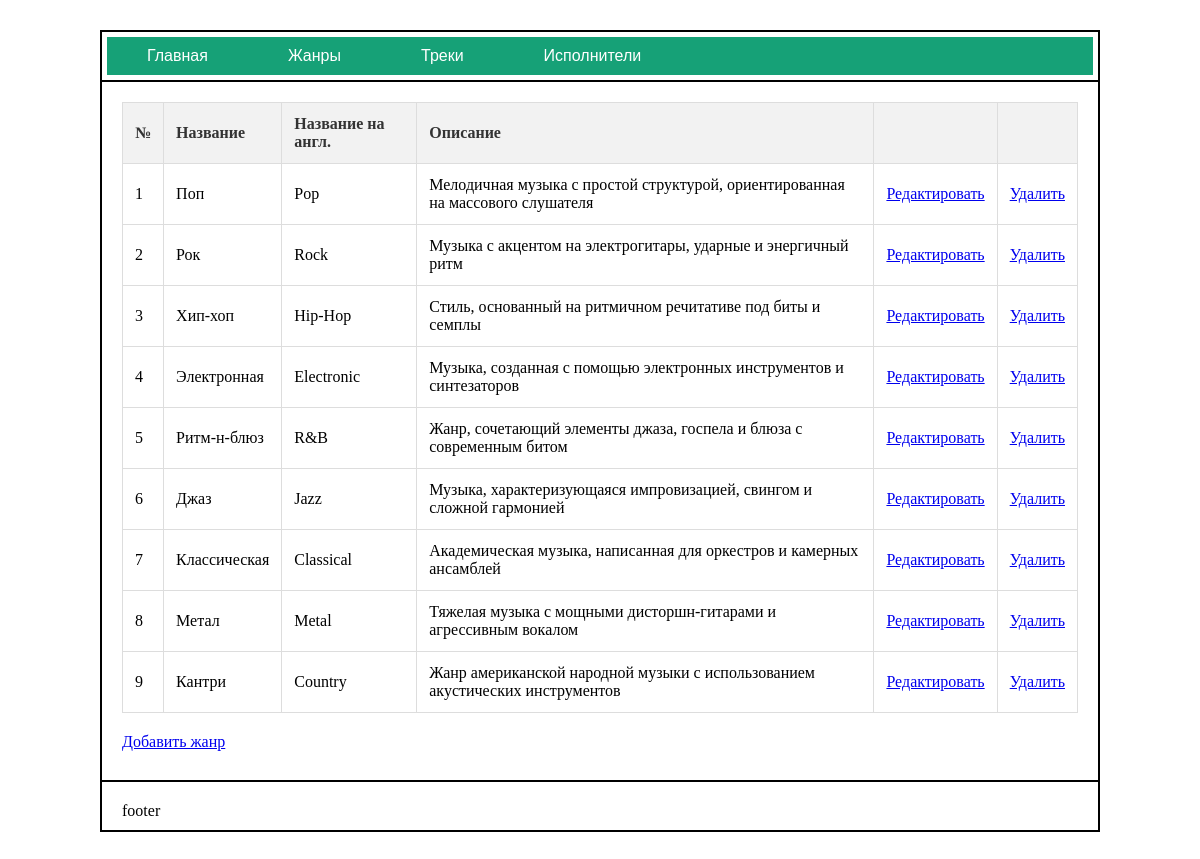
The page /genres/ on the database its author committed.
### main/models.py (models this page shows, shortened)
class Genre(models.Model):
    name_en = models.CharField(max_length=500, unique=True)
    name_ru = models.CharField(max_length=500, unique=True)
    description = models.TextField()

### main/views.py (the view)
# urls.py: path('genres/', views.genres),
def genres(request):
    g = Genre.objects.all()
    return render(request, 'genres.html', {'genres': g})

### main/templates/genres.html (shortened to what this page needs)
{% extends "base.html" %}
{% block content %}
    <table>
         <thead>
            <tr>
                <th>№</th>
                <th>Название</th>
                <th>Название на англ.</th>
                <th>Описание</th>
                <th></th>
                <th></th>
            </tr>
         </thead>
          <tbody>
                {% for g in genres %}
                    <tr>
                        <td>{{g.id}}</td>
                        <td>{{g.name_ru}}</td>
                        <td>{{g.name_en}}</td>
                        <td>{{g.description}}</td>
                        <td><a href="/editgenre/{{g.id}}">Редактировать</a></td>
                        <td><a href="/deletegenre/{{g.id}}">Удалить</a></td>
                    </tr>
                {% endfor %}
          </tbody>
    </table>
    <a href="/add_genre">Добавить жанр</a>
{% endblock content %}

### main/templates/base.html (shortened to what this page needs)
<!DOCTYPE html>
{% load static %}
<html lang="en">
<head>
    <link rel="stylesheet" href="{% static "styles.css" %}" />
</head>
<body>
    <div id="wrapper">
        <div id="header">
            <div id="menu">
				<a href="/">Главная</a>
				<a href="/genres">Жанры</a>
				<a href="/tracks">Треки</a>
				<a href="/artists">Исполнители</a>
			</div>
        </div>
        <div id="container">
            <div id="content">
                {% block content %} content {% endblock content %}
            </div>
        </div>
        <div id="footer">
            footer
        </div>
    </div>
</body>
</html>

### main/static/styles.css (style rules this page uses)
* { box-sizing: border-box; }
#wrapper { width: 1000px; margin: 30px auto; border: 1px solid black; }
#header { height: 50px; padding: 5px; border: 1px solid black; }
#container { display: flex; }
#content { width: 100%; height: 700px; padding: 20px; border: 1px solid black; }
#footer { height: 50px; padding: 20px; border: 1px solid black; }
#menu { display: flex; background-color: #16A177; }
#menu a { padding: 10px 40px; font: 16px Arial; text-decoration: none; color: white; }
table { width: 100%; border-collapse: collapse; margin-bottom: 20px; }
table th, table td { border: 1px solid #ddd; padding: 12px; text-align: left; }
table th { background-color: #f2f2f2; color: #333; }

### rows shown on the page
Genre: id "1", name_ru "Поп", name_en "Pop", description "Мелодичная музыка с простой структурой, ориентированная на массового слушателя"
Genre: id "2", name_ru "Рок", name_en "Rock", description "Музыка с акцентом на электрогитары, ударные и энергичный ритм"
Genre: id "3", name_ru "Хип-хоп", name_en "Hip-Hop", description "Стиль, основанный на ритмичном речитативе под биты и семплы"
Genre: id "4", name_ru "Электронная", name_en "Electronic", description "Музыка, созданная с помощью электронных инструментов и синтезаторов"
Genre: id "5", name_ru "Ритм-н-блюз", name_en "R&B", description "Жанр, сочетающий элементы джаза, госпела и блюза с современным битом"
Genre: id "6", name_ru "Джаз", name_en "Jazz", description "Музыка, характеризующаяся импровизацией, свингом и сложной гармонией"
Genre: id "7", name_ru "Классическая", name_en "Classical", description "Академическая музыка, написанная для оркестров и камерных ансамблей"
Genre: id "8", name_ru "Метал", name_en "Metal", description "Тяжелая музыка с мощными дисторшн-гитарами и агрессивным вокалом"
Genre: id "9", name_ru "Кантри", name_en "Country", description "Жанр американской народной музыки с использованием акустических инструментов"
